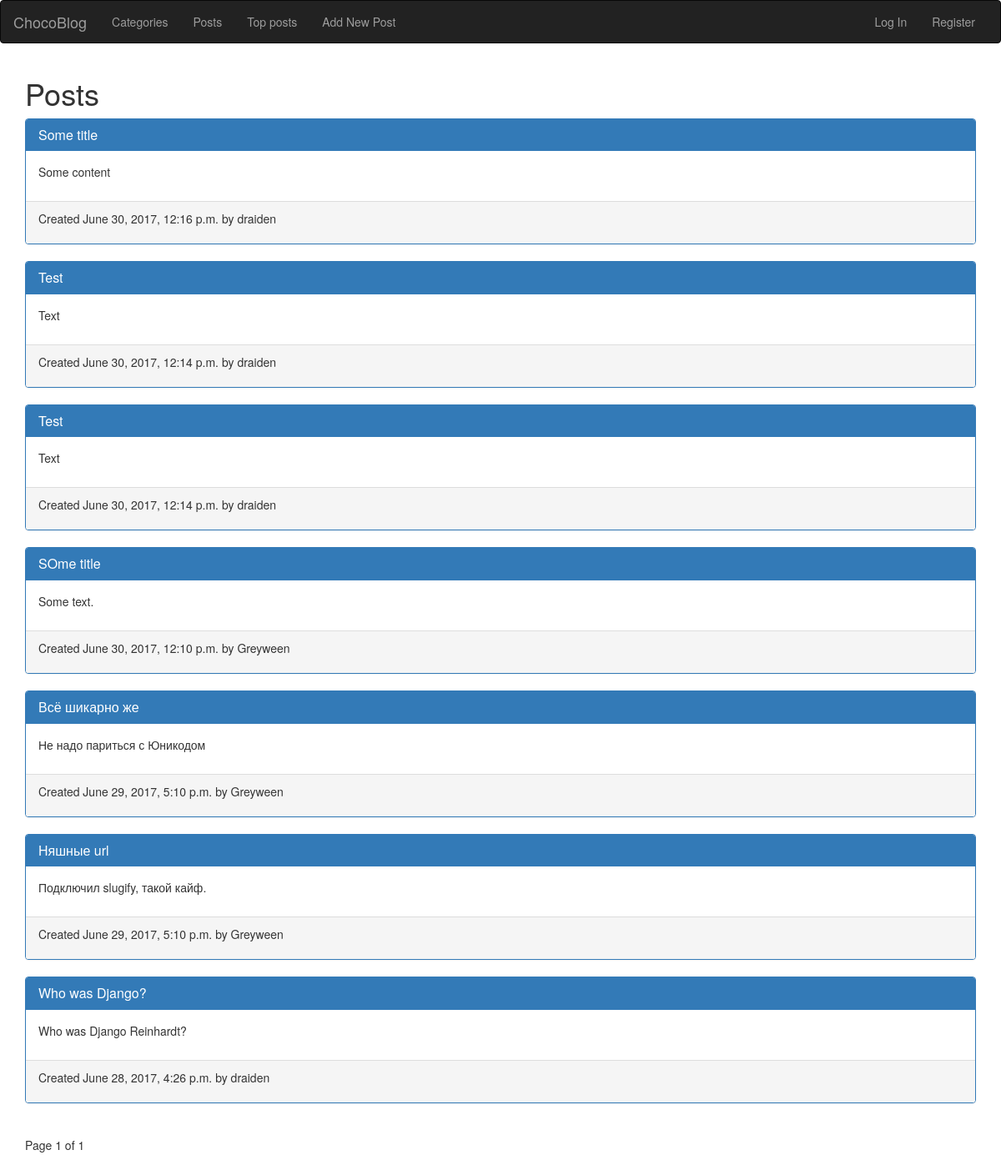
The page / on the database its author committed.
### blog/models.py (models this page shows, shortened)
class Post(models.Model):
	title = models.CharField(max_length=250)
	slug = models.SlugField(max_length=250, unique_for_date='created')
	body = models.TextField()
	picture = models.ImageField(blank=True, upload_to='post_images')
	ratio = models.IntegerField(default=0)
	created = models.DateTimeField(auto_now_add=True)
	updated = models.DateTimeField(auto_now=True)
	author = models.ForeignKey(User, related_name='blog_posts')
	category = models.ForeignKey(Category, related_name='posts')
	class Meta:
		ordering = ('-created',)
	def get_absolute_url(self):
		return reverse('blog:post_detail',
									 args=[self.created.year,
												 self.created.strftime('%m'),
												 self.created.strftime('%d'),
												 self.slug])

### blog/views.py (the view)
# urls.py: url(r'^$', views.PostListView.as_view(), name='post_list'),
class PostListView(ListView):
	model = Post
	context_object_name = 'posts'
	paginate_by = 10
	template_name = 'blog/post/list.html'

### blog/templates/blog/post/list.html (shortened to what this page needs)
{% extends 'base.html' %}
{% block content %}
	<h1>Posts</h1>
	{% include 'blog/posts.html' %}
	{% include 'blog/pagination.html' with page=page_obj %}
{% endblock %}

### blog/templates/blog/posts.html
{% for post in posts %}
<div class="panel panel-primary">
  <div class="panel-heading">
    <h3 class="panel-title">
    	<a href="{{ post.get_absolute_url }}">
				{{ post.title }}
			</a>
    </h3>
  </div>
  <div class="panel-body">
		{{ post.body|truncatewords:30|linebreaks }}
  </div>
  <div class="panel-footer">
  	<p>Created {{ post.created }} by {{ post.author }}</p>
	</div>
</div>
{% endfor %}

### rows shown on the page
Post: title "Some title", body "Some content", created "June 30, 2017, 12:16 p.m.", author "draiden"
Post: title "Test", body "Text", created "June 30, 2017, 12:14 p.m.", author "draiden"
Post: title "Test", body "Text", created "June 30, 2017, 12:14 p.m.", author "draiden"
Post: title "SOme title", body "Some text.", created "June 30, 2017, 12:10 p.m.", author "Greyween"
Post: title "Всё шикарно же", body "Не надо париться с Юникодом", created "June 29, 2017, 5:10 p.m.", author "Greyween"
Post: title "Няшные url", body "Подключил slugify, такой кайф.", created "June 29, 2017, 5:10 p.m.", author "Greyween"
Post: title "Who was Django?", body "Who was Django Reinhardt?", created "June 28, 2017, 4:26 p.m.", author "draiden"

### other values the page prints
{{ page.number }} "1"
{{ page.paginator.num_pages }} "1"
